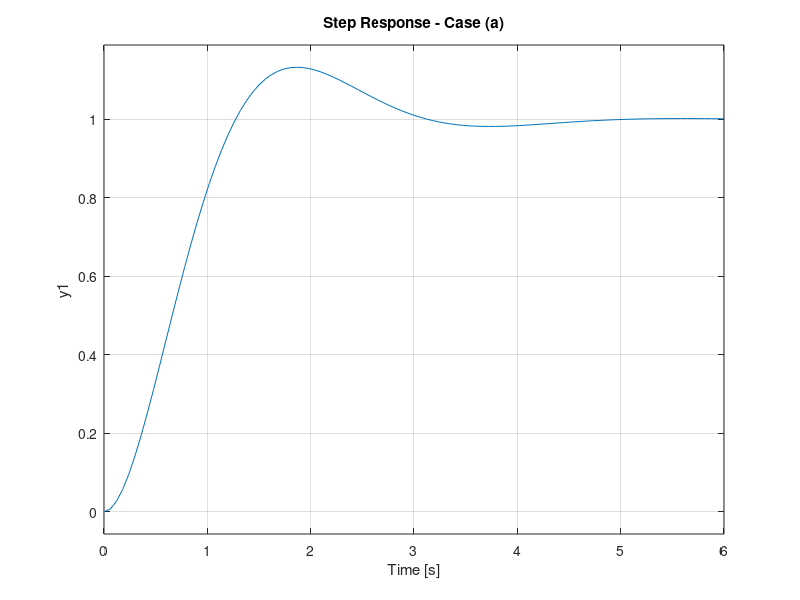

Recreate this plot in MATLAB. (Note: this script raises an error after producing the figure.)
wn = 2;
zeta = 0.54;
num_a = wn^2;
den_a = [1 2*zeta*wn wn^2];
sys_a = tf(num_a, den_a);

figure;
step(sys_a);
title('Step Response - Case (a)');
grid on;

% Time domain specifications
S = stepinfo(sys_a)

% Case (b): Higher-order system
num_b = 25 * [1 0.4];
den_b = conv([1 16], [1 0.16 256]);
sys_b = tf(num_b, den_b);

figure;
step(sys_b);
title('Step Response - Case (b)');
grid on;

S_b = stepinfo(sys_b)
